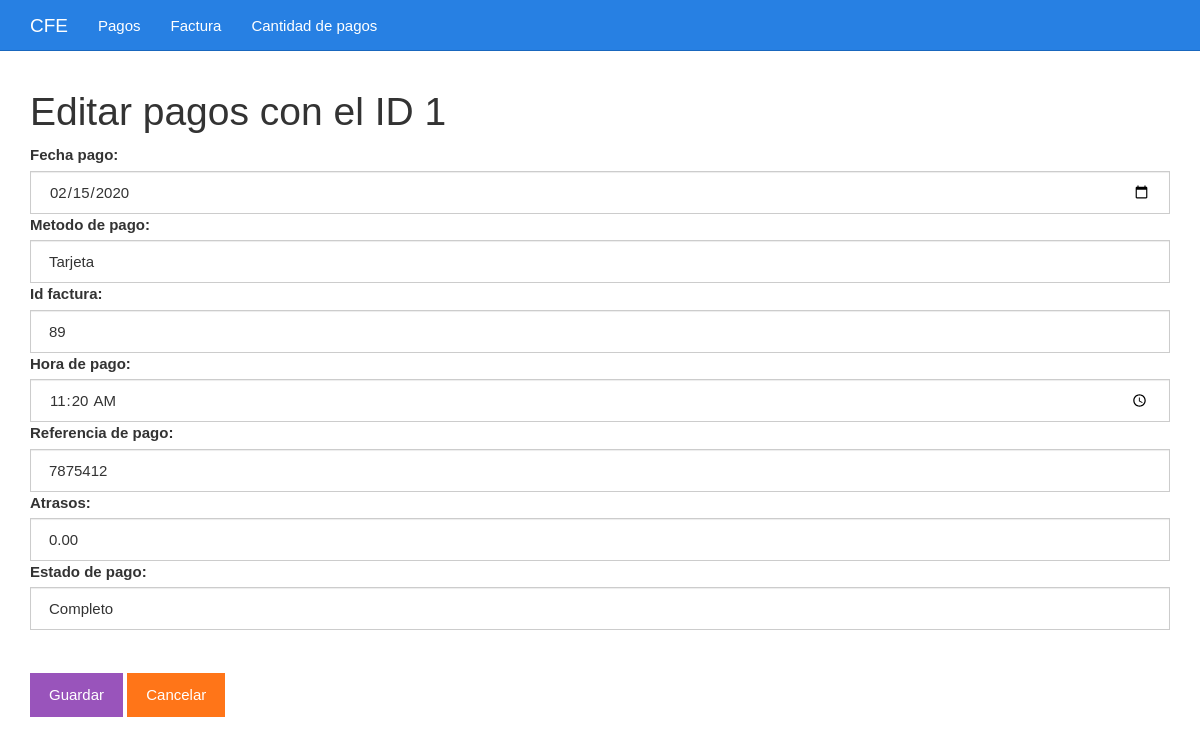
Screenshot of /editar.php?id=1 with the database file from the repository.
### tables this page shows
CREATE TABLE `tbl_pagos` (
  `id` int(50) UNSIGNED NOT NULL,
  `fechapago` date NOT NULL,
  `metodopago` varchar(50) NOT NULL,
  `idfactura` int(50) NOT NULL,
  `horapago` time NOT NULL,
  `referpago` int(100) NOT NULL,
  `atrasos` decimal(7,2) NOT NULL,
  `estadopago` varchar(50) NOT NULL
);

### editar.php (the view, shortened to what this page needs)
<?php
$id = $_GET["id"];
include_once "base_de_datos.php";
$sentencia = $base_de_datos->prepare("SELECT * FROM tbl_pagos WHERE id = ?;");
$sentencia->execute([$id]);
$pagos = $sentencia->fetch(PDO::FETCH_OBJ);
?>
<?php include_once "encabezado.php" ?>
	<div class="col-xs-12">
		<h1>Editar pagos con el ID <?php echo $pagos->id; ?></h1>
		<form method="post" action="guardarDatosEditados.php">
			<label for="fechapago">Fecha pago:</label>
			<input value="<?php echo $pagos->fechapago ?>" class="form-control" name="fechapago" required type="date" id="fechapago" placeholder="Escribe el código">
			<label for="metodopago">Metodo de pago:</label>
			<input value="<?php echo $pagos->metodopago ?>" class="form-control" name="metodopago" required type="text" id="metodopago" placeholder="Escribe el metodo de pago">
			<label for="idfactura">Id factura:</label>
			<input value="<?php echo $pagos->idfactura ?>" class="form-control" name="idfactura" required type="number" id="idfactura" placeholder="Escribe el id de factura">
			<label for="horapago">Hora de pago:</label>
			<input value="<?php echo $pagos->horapago ?>" class="form-control" name="horapago" required type="time" id="horapago" placeholder="Hora de pago">
			<label for="referpago">Referencia de pago:</label>
			<input value="<?php echo $pagos->referpago ?>" class="form-control" name="referpago" required type="number" id="referpago" placeholder="Escribe referencia del pago">
			<label for="atrasos">Atrasos:</label>
			<input value="<?php echo $pagos->atrasos ?>" class="form-control" name="atrasos" required type="number" id="atrasos" placeholder="Atrasos">
			<label for="estadopago">Estado de pago:</label>
			<input value="<?php echo $pagos->estadopago ?>" class="form-control" name="estadopago" required type="text" id="estadopago" placeholder="Estado de pagos">
			<br><br><input class="btn btn-info" type="submit" value="Guardar">
			<a class="btn btn-warning" href="./listar.php">Cancelar</a>
		</form>
	</div>
<?php include_once "pie.php" ?>

### css/estilo.css (style rules this page uses)
body { padding-top: 70px; }

### rows the page displays
tbl_pagos: id "1", fechapago "02/15/2020", metodopago "Tarjeta", idfactura "89", horapago "11:20:00", referpago "7875412", atrasos "0.00", estadopago "Completo"
